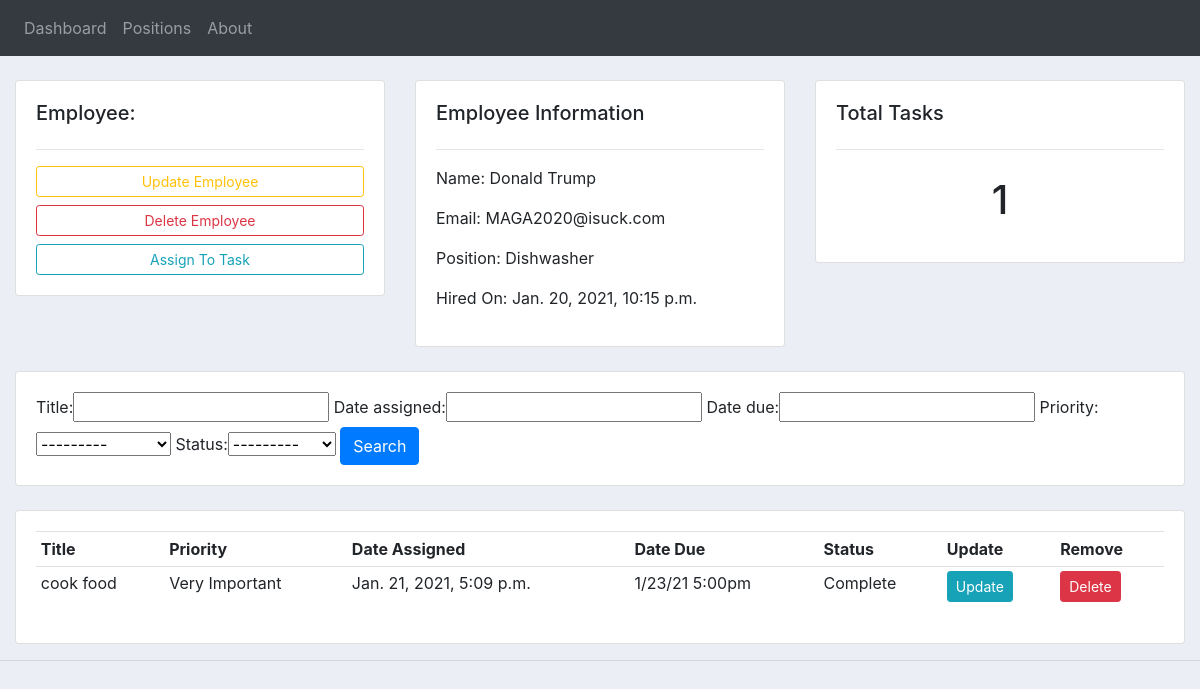
The app's page /employee/2/ with its own data.
### schedule_app/models.py (models this page shows, shortened)
class Employee(models.Model):
    name = models.CharField(max_length=200, null=True)
    email = models.CharField(max_length=200, null=True)
    position = models.ForeignKey(
        Position, null=True, on_delete=models.SET_NULL)
    date_hired = models.DateTimeField(auto_now_add=True)

class Position(models.Model):
    title = models.CharField(max_length=200, null=True)
    description = models.CharField(max_length=200, null=True, blank=True)

class Task(models.Model):
    STATUS = (
        ('Pending', 'Pending'),
        ('In Progress', 'In Progress'),
        ('Complete', 'Complete')
    )
    PRIORITY = (
        ('Not Important', 'Not Important'),
        ('Important', 'Important'),
        ('Very Important', 'Very Important')
    )
    title = models.CharField(max_length=200, null=True)
    note = models.CharField(max_length=200, null=True, blank=True)
    date_assigned = models.DateTimeField(auto_now_add=True)
    date_due = models.CharField(max_length=200, null=True, blank=True)
    priority = models.CharField(max_length=200, null=True, choices=PRIORITY)
    status = models.CharField(max_length=200, null=True, choices=STATUS)
    employee = models.ForeignKey(
        Employee, null=True, on_delete=models.SET_NULL)

### schedule_app/views.py (the view)
# urls.py: path('employee/<str:pk>/', views.employee, name='employee'),
def employee(request, pk):
    employee = Employee.objects.get(id=pk)
    tasks = employee.task_set.all()
    total_tasks = tasks.count()
    myFilter = TaskFilter(request.GET, queryset=tasks)
    tasks = myFilter.qs
    context = {'employee': employee,
               'tasks': tasks, 'total_tasks': total_tasks, 'myFilter': myFilter}
    return render(request, 'schedule_app/employee.html', context)

### schedule_app/templates/schedule_app/employee.html
{% extends 'schedule_app/main.html' %}
{% block content %}
<br>
<div class="row">
    <div class="col-md">
        <div class="card card-body">
            <h5>Employee:</h5>
            <hr>
            <a class="btn btn-outline-warning  btn-sm btn-block" href="">Update Employee</a>
            <a class="btn btn-outline-danger  btn-sm btn-block" href="">Delete Employee</a>
            <a class="btn btn-outline-info  btn-sm btn-block" href="{% url 'create_task' employee.id %}">Assign To
                Task</a>
        </div>
    </div>
    <div class="col-md">
        <div class="card card-body">
            <h5>Employee Information</h5>
            <hr>
            <p>Name: {{employee.name}}</p>
            <p>Email: {{employee.email}}</p>
            <p>Position: {{employee.position.title}}</p>
            <p>Hired On: {{employee.date_hired}}</p>
        </div>
    </div>
    <div class="col-md">
        <div class="card card-body">
            <h5>Total Tasks</h5>
            <hr>
            <h1 style="text-align: center;padding: 10px">{{total_tasks}}</h1>
        </div>
    </div>
</div>
<br>
<div class="row">
    <div class="col">
        <div class="card card-body">
            <form method="get">
                {{myFilter.form}}
                <button class="btn btn-primary" type="submit">Search</button>
            </form>
        </div>
    </div>
</div>
<br>
<div class="row">
    <div class="col-md">
        <div class="card card-body">
            <table class="table table-sm">
                <tr>
                    <th>Title</th>
                    <th>Priority</th>
                    <th>Date Assigned</th>
                    <th>Date Due</th>
                    <th>Status</th>
                    <th>Update</th>
                    <th>Remove</th>
                </tr>
                {% for task in tasks %}
                <tr>
                    <td>{{task.title}}</td>
                    <td>{{task.priority}}</td>
                    <td>{{task.date_assigned}}</td>
                    <td>{{task.date_due}}</td>
                    <td>{{task.status}}</td>
                    <td><a class="btn btn-sm btn-info" href="{% url 'update_task' task.id %}">Update</a></td>
                    <td><a class="btn btn-sm btn-danger" href="{% url 'delete_task' task.id %}">Delete</a></td>
                </tr>
                {% endfor %}
            </table>
        </div>
    </div>
</div>
{% endblock %}

### schedule_app/static/css/main.css (style rules this page uses)
body { background-color: #ebeff5; }

### records on screen
Employee: name "Donald Trump", email "MAGA2020@isuck.com", position "Dishwasher", date_hired "Jan. 20, 2021, 10:15 p.m."
Task: title "cook food", priority "Very Important", date_assigned "Jan. 21, 2021, 5:09 p.m.", date_due "1/23/21 5:00pm", status "Complete"

### other values on screen
{{ total_tasks }} "1"
